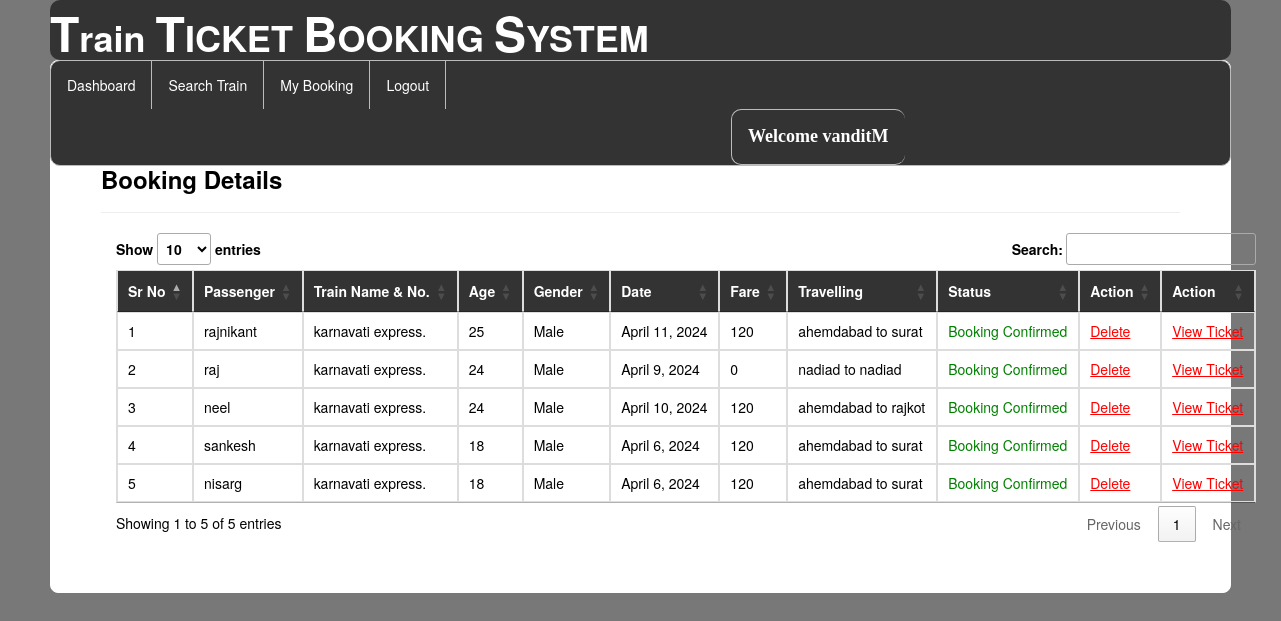
The page /my_booking/ (signed in) on the database its author committed.
### railway/models.py (models this page shows, shortened)
class Passenger(models.Model):
    user = models.ForeignKey(Register,on_delete=models.CASCADE,null=True)
    train = models.ForeignKey(Add_Train,on_delete=models.CASCADE,null=True)
    name = models.CharField(max_length=100,null=True)
    age = models.IntegerField(null=True)
    gender = models.CharField(max_length=30,null=True)
    route=models.CharField(max_length=100,null=True)
    status = models.CharField(max_length=30,null=True)
    date1 = models.DateField(null=True)
    fare = models.IntegerField(null=True)

class Add_Train(models.Model):
    trainname = models.CharField(max_length=30,null=True)
    train_no = models.IntegerField(null=True)
    from_city = models.CharField(max_length=30,null=True)
    to_city = models.CharField(max_length=30,null=True)
    departuretime=models.CharField(max_length=30,null=True)
    arrivaltime=models.CharField(max_length=30,null=True)
    trevaltime=models.CharField(max_length=100,null=True)
    distance=models.IntegerField(null=True)
    img=models.ImageField(upload_to="train_photos/", null=True)

### railway/views.py (the view)
# urls.py: path('my_booking/',my_booking,name="my_booking"),
def my_booking(request):
    if not request.user.is_authenticated:
        return redirect('login_customer')
    user2 = User.objects.filter(username=request.user.username).get()
    user1 = Register.objects.filter(user=user2).get()
    pro = Passenger.objects.filter(user=user1)
    book = Book_ticket.objects.filter(user=user1)
    d = {'user':user1,'pro':pro,'book':book}
    return render(request,'my_booking.html',d)

### railway/templates/my_booking.html (shortened to what this page needs)
{% extends 'navigation2.html' %}
{% load static %}
{% block b %}
<div style="color:Black;border:1px solid white;border-radius:8px;background-color:white;padding:50px">
        <h3><strong>Booking Details</strong></h3><hr>
<div class="container">
<table class="table table-bordered" id="myTable">
  <thead style="color:white;background-color:#333">
  <tr>
    <th>Sr No</th>
    <th>Passenger</th>
      <th>Train Name & No.</th>
      <th>Age</th>
    <th>Gender</th>
    <th>Date</th>
       <th>Fare</th>
       <th>Travelling</th>
       <th>Status</th>
    <th>Action</th>
     <th>Action</th>
  </tr>
  </thead>
   <tbody>
    {% for i in pro %}
  <tr>
    <td>{{forloop.counter}}</td>
    <td>{{i.name}}</td>
    <td>{{i.train.trainname}}. {{i.train.tran_no}}</td>
      <td>{{i.age}}</td>
      <td>{{i.gender}}</td>
      <td>{{i.date1}}</td>
      <td>{{i.fare}}</td>
      <td>{{i.route}}</td>
      {% if i.status == 'set' %}
      <td style="color:green">Booking Confirmed</td>
      {% else %}
      <td style="color:red">No Transaction</td>
      {% endif %}
    <td><a href="{% url 'delte_my_booking' i.id %}" style="color:red"><u>Delete</u></a>
    <td><a href="{% url 'view_ticket' i.id %}" style="color:red"><u>View&nbsp;Ticket</u></a>
    </td>
  </tr>
    {% endfor %}
    </tbody>
</table>
 </div>
</div>
{% endblock %}

### railway/templates/navigation2.html (shortened to what this page needs)
{% extends 'head.html' %}
{% load static %}
{% block body %}
<link rel = stylesheet href = "//cdn.datatables.net/1.10.19/css/jquery.dataTables.min.css">
<ul class="id2">
  <li class="id1"><a href="{% url 'dashboard' %}">Dashboard</a></li>
  <li class="id1"><a href="{% url 'search_train' %}">Search Train</a></li>
  <li class="id1"><a href="{% url 'my_booking' %}">My Booking</a></li>
  <li class="id1"><a href="{% url 'log_out' %}">Logout</a></li>
    <li class="id2" style="margin-left:680px"><a href="" style="color:white"><strong style="font-size:18px;font-family:cursive">Welcome {{request.user.username}}</strong></a></li>
</ul>
{% block b %}
{% endblock %}
{% endblock %}

### railway/templates/navigation2.html (style rules this page uses)
.id2 { list-style-type: none; margin: 0; padding: 0; overflow: hidden; background-color: #333; border-radius:10px; border:1px solid #bbb; }
.id1 { float: left; border-right:1px solid #bbb; }
.id2 { float: left; border-left:1px solid #bbb; }
li:last-child { border-right: none; }
li a { display: block; color: white; text-align: center; padding: 14px 16px; text-decoration: none; }

### rows shown on the page
Passenger: name "rajnikant", train.trainname "karnavati express", age "25", gender "Male", date1 "April 11, 2024", fare "120", route "ahemdabad to surat", status "Booking Confirmed"
Passenger: name "raj", train.trainname "karnavati express", age "24", gender "Male", date1 "April 9, 2024", fare "0", route "nadiad to nadiad", status "Booking Confirmed"
Passenger: name "neel", train.trainname "karnavati express", age "24", gender "Male", date1 "April 10, 2024", fare "120", route "ahemdabad to rajkot", status "Booking Confirmed"
Passenger: name "sankesh", train.trainname "karnavati express", age "18", gender "Male", date1 "April 6, 2024", fare "120", route "ahemdabad to surat", status "Booking Confirmed"
Passenger: name "nisarg", train.trainname "karnavati express", age "18", gender "Male", date1 "April 6, 2024", fare "120", route "ahemdabad to surat", status "Booking Confirmed"

### other values the page prints
{{ request.user.username }} "vanditM"
